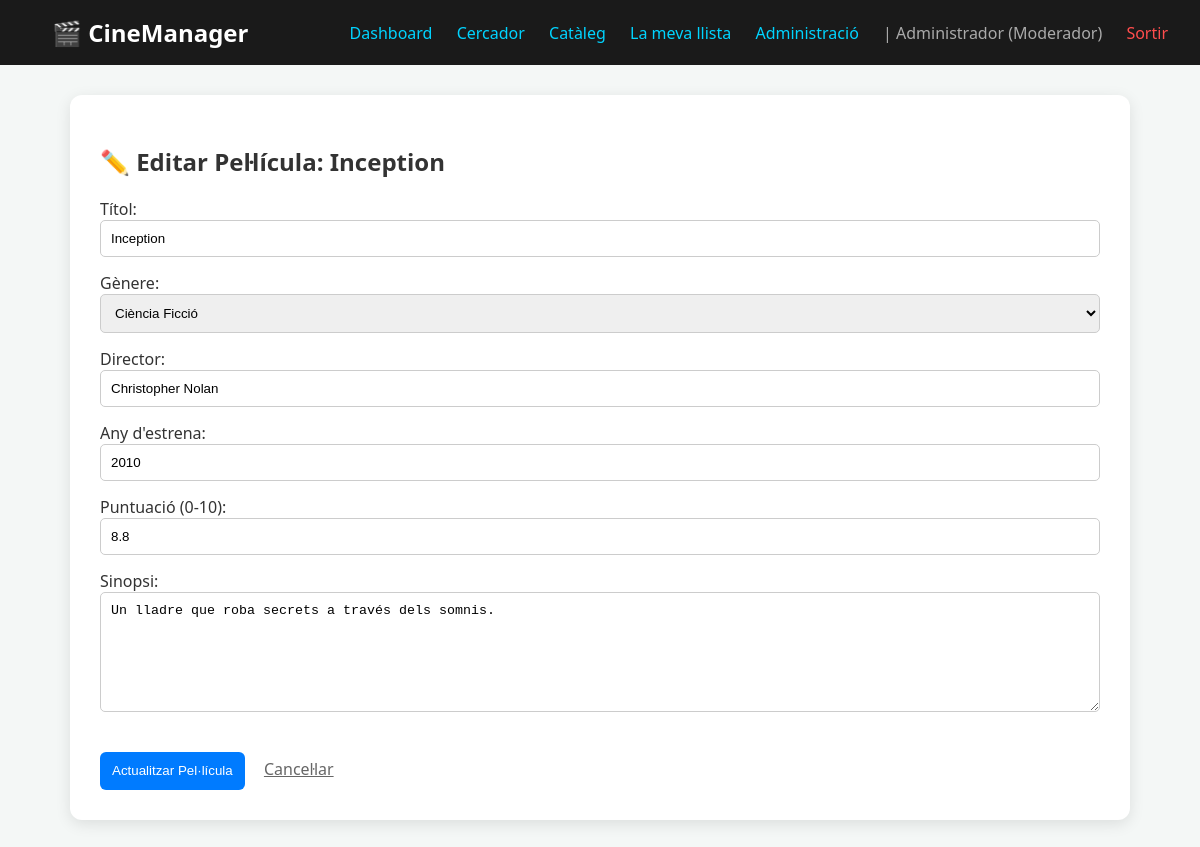
The page /Projecte_Cine/pelicules_update.php?id=1 (signed in) on the database its author committed.
### tables this page shows
CREATE TABLE pelicules (
    id_pelicula INT AUTO_INCREMENT PRIMARY KEY,
    titol VARCHAR(100) NOT NULL UNIQUE,
    genere VARCHAR(255) NOT NULL,
    director VARCHAR(100),
    any_estrena INT,
    sinopsi TEXT,
    puntuacio DECIMAL(3,1)
);

### Projecte_Cine/pelicules_update.php (the view, shortened to what this page needs)
<?php
require_once 'header.php';
require_once 'config/db_connect.php';
$id = (int)$_GET['id'];
$res = mysqli_query($conexion, "SELECT * FROM pelicules WHERE id_pelicula = $id");
$peli = mysqli_fetch_assoc($res);
?>
<div class="container">
    <h2>✏️ Editar Pel·lícula: <?php echo htmlspecialchars($peli['titol']); ?></h2>
    <form method="POST">
        <label>Títol:</label>
        <input type="text" name="titol" value="<?php echo htmlspecialchars($peli['titol']); ?>">
        <label>Gènere:</label>
        <select name="genere">
            <option value="Ciència Ficció" <?php if($peli['genere'] == 'Ciència Ficció') echo 'selected'; ?>>Ciència Ficció</option>
        </select>
        <label>Director:</label>
        <input type="text" name="director" value="<?php echo htmlspecialchars($peli['director']); ?>">
        <label>Any d'estrena:</label>
        <input type="number" name="any" value="<?php echo $peli['any_estrena']; ?>">
        <label>Puntuació (0-10):</label>
        <input type="number" name="puntuacio" step="0.1" min="0" max="10" value="<?php echo $peli['puntuacio']; ?>">
        <label>Sinopsi:</label>
        <textarea name="sinopsi" style="height:120px;"><?php echo htmlspecialchars($peli['sinopsi']); ?></textarea>
        <div style="margin-top: 20px;">
            <button type="submit" class="btn btn-edit">Actualitzar Pel·lícula</button>
            <a href="pelicules_read.php" style="margin-left: 15px; color: #666;">Cancel·lar</a>
        </div>
    </form>
</div>

### Projecte_Cine/header.php (style rules this page uses)
body { font-family: 'Segoe UI', Tahoma, Geneva, Verdana, sans-serif; margin: 0; background-color: #f4f7f6; color: #333; }
.container { max-width: 1000px; margin: 30px auto; background: white; padding: 30px; border-radius: 12px; box-shadow: 0 4px 15px rgba(0,0,0,0.1); }
.btn { padding: 8px 12px; border-radius: 6px; text-decoration: none; display: inline-flex; align-items: center; justify-content: center; transition: 0.3s; border: none; cursor: pointer; min-width: 38px; height: 38px; box-sizing: border-box; }
.btn-edit { background: #007bff; color: white; }
input, select, textarea { width: 100%; padding: 10px; border: 1px solid #ccc; border-radius: 5px; box-sizing: border-box; margin-bottom: 15px; }

### rows shown on the page
pelicules: titol "Inception", genere "Ciència Ficció", director "Christopher Nolan", any "2010", puntuacio "8.8", sinopsi "Un lladre que roba secrets a través dels somnis."

### other values the page prints
$nom_usuari "Administrador"
$rol "Moderador"
